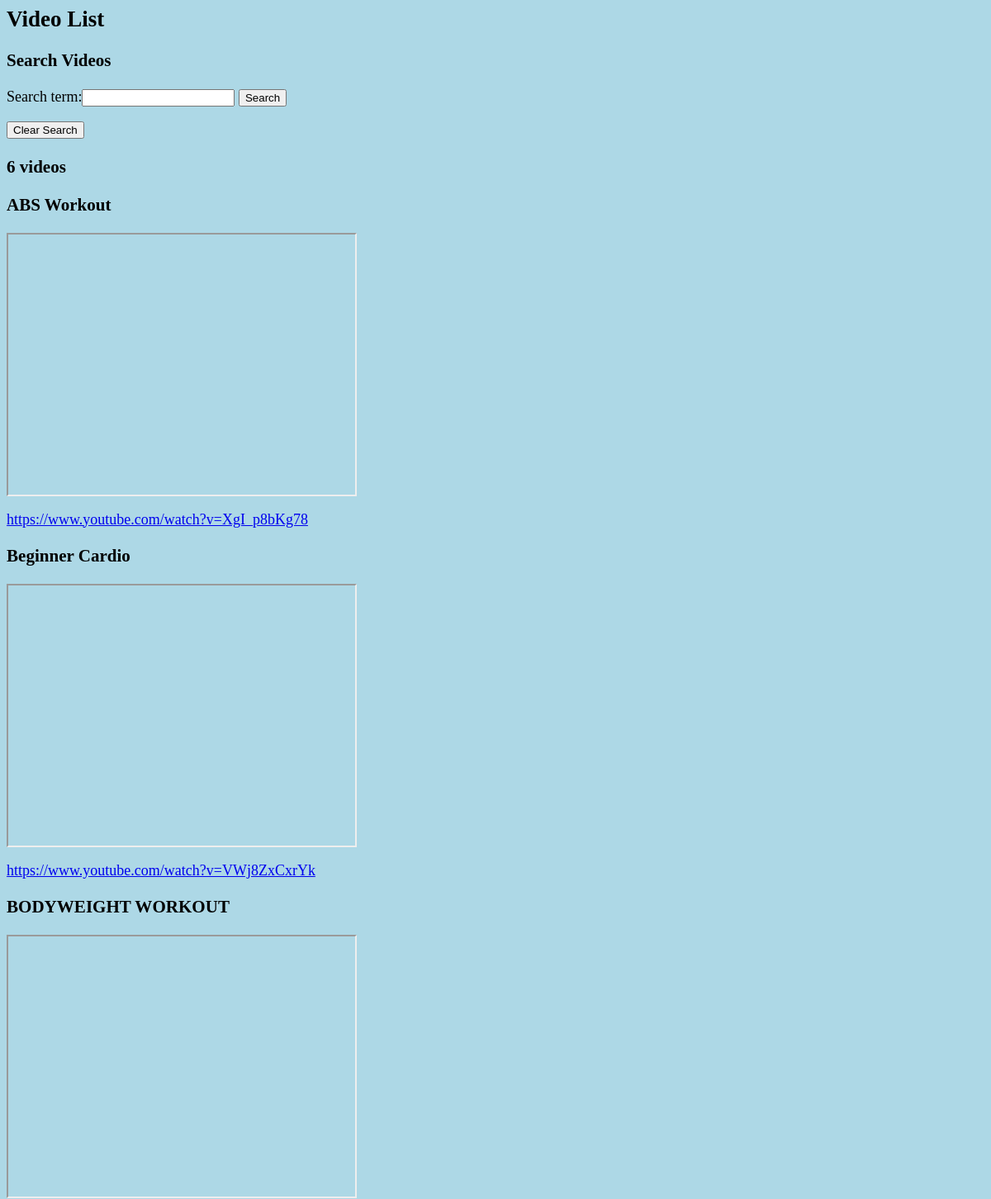
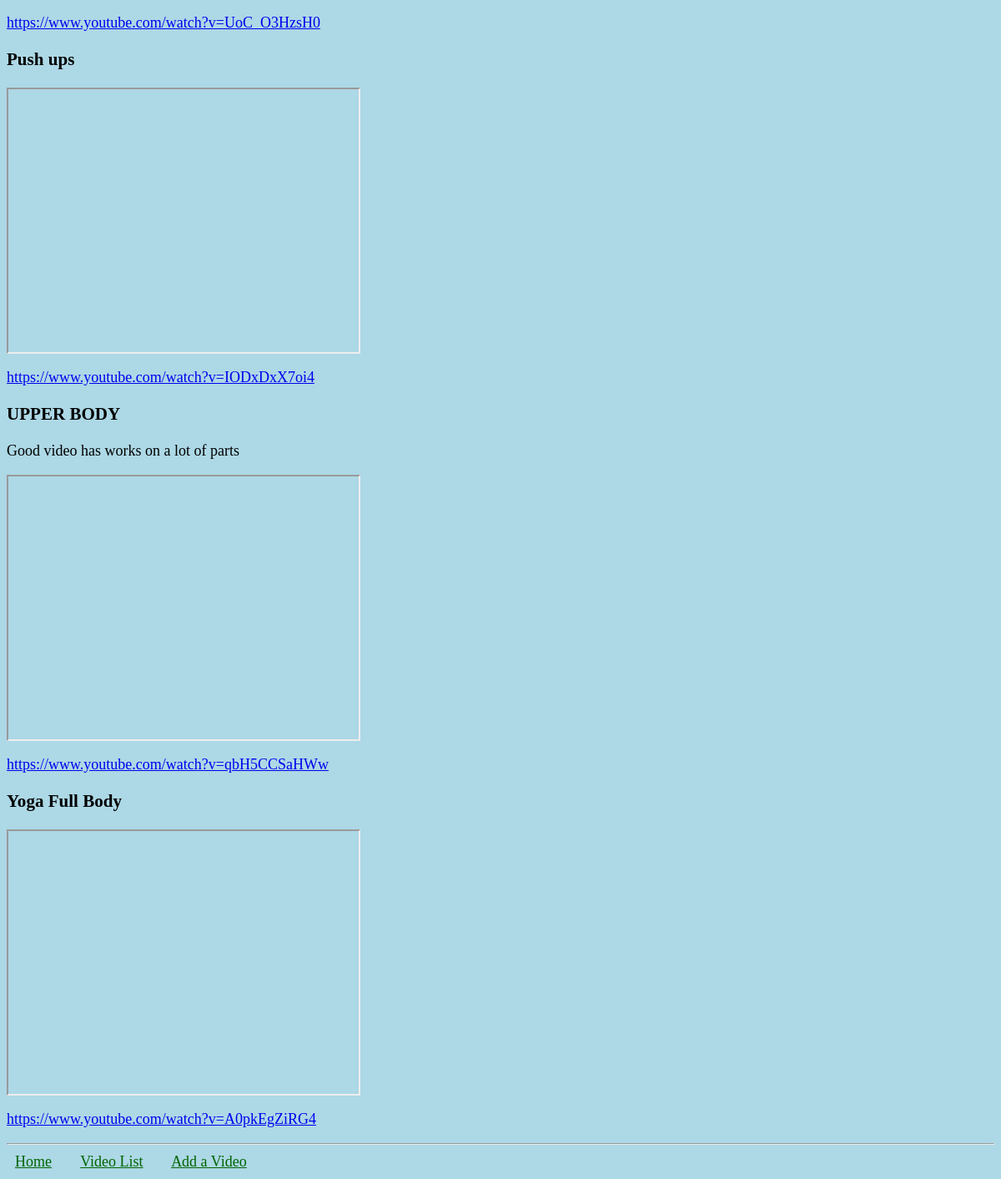
The page /video_list on the database its author committed (2 pictures, top to bottom).
### video_collection/models.py (models this page shows, shortened)
class Video(models.Model):
    name = models.CharField(max_length=200)
    url = models.CharField(max_length=400)
    notes = models.TextField(blank=True, null=True)
    video_id = models.CharField(max_length=40, unique=True)

### video_collection/views.py (the view)
# urls.py: path('video_list', views.video_list, name='video_list')
def video_list(request):
    search_form = SearchForm(request.GET)
    if search_form.is_valid():
        search_term = search_form.cleaned_data['search_term']
        videos = Video.objects.filter(name__icontains=search_term).order_by(Lower('name'))
    else:
        search_form = SearchForm()
        videos = Video.objects.order_by(Lower('name'))
    return render(request, 'video_collection/video_list.html', {'videos': videos, 'search_form': search_form})

### video_collection/forms.py
class SearchForm(forms.Form):
    search_term = forms.CharField()

### video_collection/templates/video_collection/video_list.html
{% extends 'video_collection/base.html' %}
{% block content %}
<h2>Video List</h2>
<h3>Search Videos</h3>
<form method="GET" action="{% url 'video_list' %}">
    {{ search_form }}
    <button type="submit">Search</button>
</form>
<a href="{% url 'video_list' %}">
    <button>Clear Search</button>
</a>
<h3>{{ videos|length }} video{{ videos|length|pluralize }}</h3>
{% for video in videos %}
<div>
    <h3>{{ video.name }}</h3>
    <p>{{ video.notes }}</p>
    <iframe width="420" height="315" src="https://youtube.com/embed/{{ video.video_id }}"></iframe>
    <p><a href="{{video.url}}">{{ video.url }}</a></p>
</div>
{% empty %}
<p>No videos</p>
{% endfor %}
{% endblock %}

### video_collection/templates/video_collection/base.html (shortened to what this page needs)
{% load static %}
<html>
    <head>
        <link rel="stylesheet" href="https://cdn.jsdelivr.net/npm/water.css@2/out/light.css">
        <link rel="stylesheet" href="{% static 'css/style.css' %}">
    </head>
    <body>
        {% block content %}
        {% endblock %}
        <hr>
        <div class="navigation">
            <a href="{% url 'home' %}">Home</a>
            <a href="{% url 'video_list' %}">Video List</a>
            <a href="{% url 'add_video' %}">Add a Video</a>
        </div>
    </body>
</html>

### video_collection/static/css/style.css (style rules this page uses)
body { background-color: lightblue; font-size: large; }
.navigation { margin: 10px; }
.navigation > a { color: darkgreen; padding-right: 30px; }

### rows shown on the page
Video: name "ABS Workout", url "https://www.youtube.com/watch?v=XgI_p8bKg78"
Video: name "Beginner Cardio", url "https://www.youtube.com/watch?v=VWj8ZxCxrYk"
Video: name "BODYWEIGHT WORKOUT", url "https://www.youtube.com/watch?v=UoC_O3HzsH0"
Video: name "Push ups", url "https://www.youtube.com/watch?v=IODxDxX7oi4"
Video: name "UPPER BODY", notes "Good video has works on a lot of parts", url "https://www.youtube.com/watch?v=qbH5CCSaHWw"
Video: name "Yoga Full Body", url "https://www.youtube.com/watch?v=A0pkEgZiRG4"

### other values the page prints
{{ videos|length }} "6"
